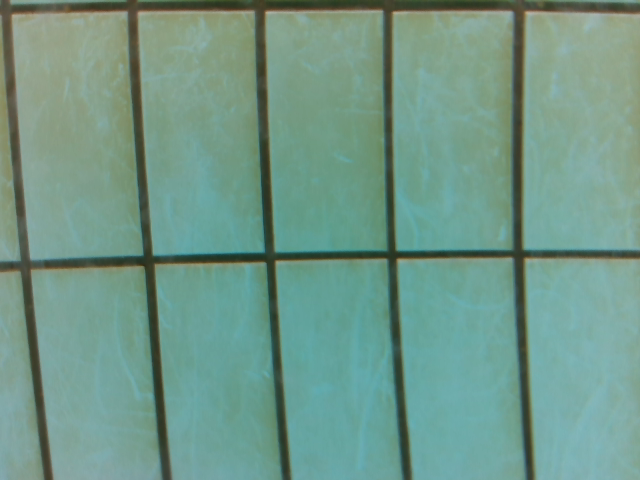
#> input picture Analysis/processed_data/Nov_21/3_reduced/1700535669_2209186.png, 640 x 480 px, found by its file name; its folder holds 4 pictures in this run
$ jupyter execute --allow-errors camera_analysis.ipynb
#> lines starting #> are read from the running program, lines starting #| are printed output that depends on the picture
[cell 1]
import cv2
import numpy as np
import os
import matplotlib.pyplot as plt

def find_translation(image1, image2):
    #image1 = cv2.cvtColor(image1, cv2.COLOR_BGR2GRAY)


    #image2 = cv2.cvtColor(image2, cv2.COLOR_BGR2GRAY)
    # Use cross-correlation to find the translation
    result = cv2.matchTemplate(image1, image2, cv2.TM_CCOEFF_NORMED)

    min_val,max_val,min_loc, max_loc = cv2.minMaxLoc(result)
    print("Minimum correlation value:", min_val)
    print("Maximum correlation value:", max_val)
    shift_x = max_loc[0]
    # [4 lines of commented-out code are left out]
    print((min_loc,max_loc))
    return shift_x

def stack_images_along_trajectory(image_folder, overlap_percent=0.4):
    # Load images from the specified folder
#> called with overlap_percent = 0.4
    image_files = sorted([f for f in os.listdir(image_folder) if f.endswith(('.png', '.jpg', '.jpeg'))])
    images = [cv2.imread(os.path.join(image_folder, file)) for file in image_files]
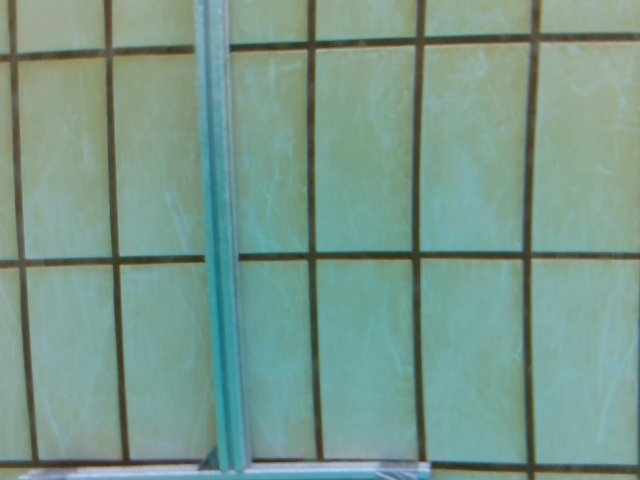
#> input picture Analysis/processed_data/Nov_21/3_reduced/1700535674_1885652.png, 640 x 480 px, found by its file name
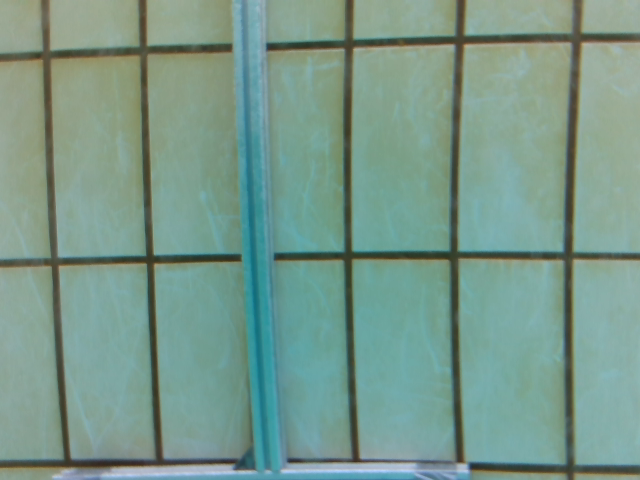
#> input picture Analysis/processed_data/Nov_21/3_reduced/1700535676_1618146.png, 640 x 480 px, found by its file name
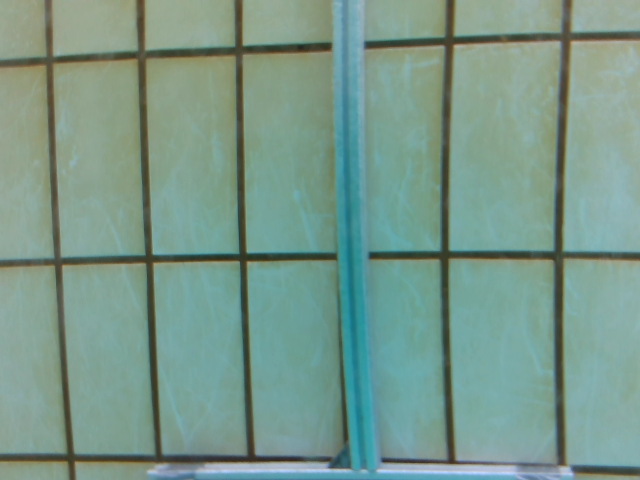
#> input picture Analysis/processed_data/Nov_21/3_reduced/1700535678_2522945.png, 640 x 480 px, found by its file name

    # Determine the overlap region size
    overlap_size = int(images[0].shape[1] * overlap_percent)
#> overlap_size = 256

    # Initialize the stitched image with the first image
    stitched_image = images[0]
#> stitched_image is the input picture: shape (480, 640, 3); mean B, G, R 137, 152, 112.8

    # Iterate over the remaining images
    for i in range(1, len(images)):
        # Extract overlapping regions

        overlap_region1 = stitched_image[:, -overlap_size:]
        print(overlap_region1.shape)
        overlap_region2 = images[i][:, :]
        print(overlap_region2.shape)
        plt.figure()
        plt.imshow(overlap_region2)

        # Find the translation (shift)
        shift_x = find_translation(overlap_region1, overlap_region2)


        # Shift the current image
        translation_matrix = np.float32([[1, 0, -shift_x], [0, 1, 0]])
        shifted_image = cv2.warpAffine(images[i], translation_matrix, (images[i].shape[1], images[i].shape[0]))
        #plt.imshow(shifted_image)
        # Stack the shifted image onto the stitched image
        stitched_image = np.hstack((stitched_image[:, :-overlap_size], shifted_image))
#> this loop made 3 passes
#> (min_val in find_translation, max_val in find_translation, min_loc in find_translation, max_loc in find_translation, shift_x, translation_matrix) on passes 1 to 3: (-0.0489, 0.382, (25, 0), (177, 0), 177, [[1, 0, -177], [0, 1, 0]]), (-0.176, 0.195, (281, 0), (61, 0), 61, [[1, 0, -61], [0, 1, 0]]), (-0.254, 0.177, (261, 0), (121, 0), 121, [[1, 0, -121], [0, 1, 0]])
#> (printed output is left out)
#> pass 1, in stack_images_along_trajectory, `overlap_region1 = stitched_image[:, -overlap_size:]`:
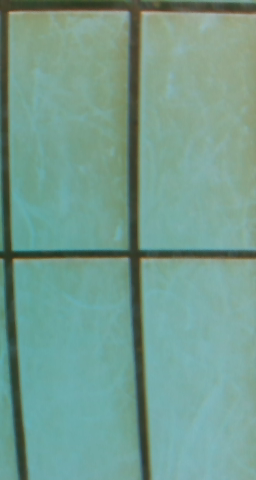
#> overlap_region1: shape (480, 256, 3); mean B, G, R 143, 156.4, 115.7
#> pass 1, in stack_images_along_trajectory, `shifted_image = cv2.warpAffine(images[i], translation_matrix, (images[..`:
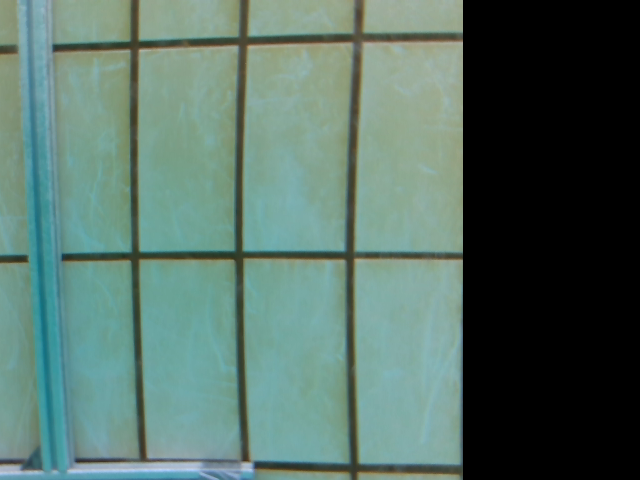
#> shifted_image: shape (480, 640, 3); mean of channels 0, 1, 2 102, 111, 84.8; drawn as B, G, R
#> pass 1, in stack_images_along_trajectory, `stitched_image = np.hstack((stitched_image[:, :-overlap_size], shifted..`:
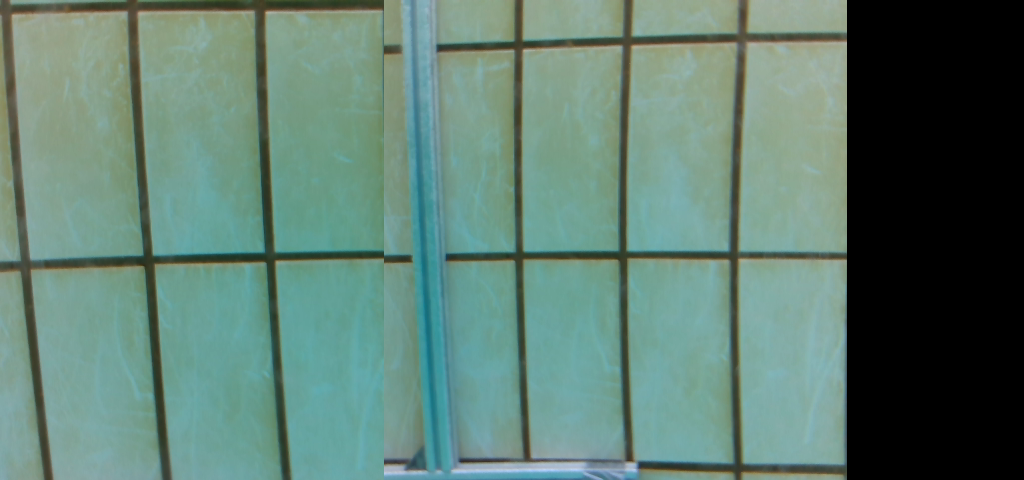
#> stitched_image: shape (480, 1024, 3); mean B, G, R 113.6, 125.2, 94.6
#> pass 2, in stack_images_along_trajectory, `overlap_region1 = stitched_image[:, -overlap_size:]`:
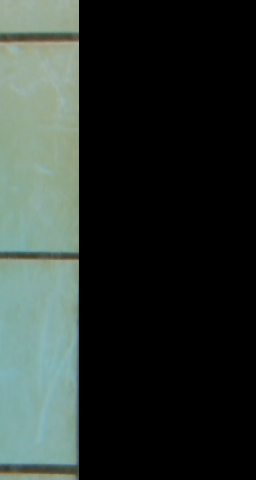
#> overlap_region1: shape (480, 256, 3); mean B, G, R 46.6, 50.9, 42.2
#> after the loop:
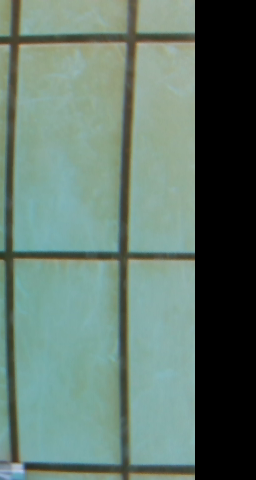
#> overlap_region1: shape (480, 256, 3); mean B, G, R 108.5, 119, 96.5
#> after the loop:
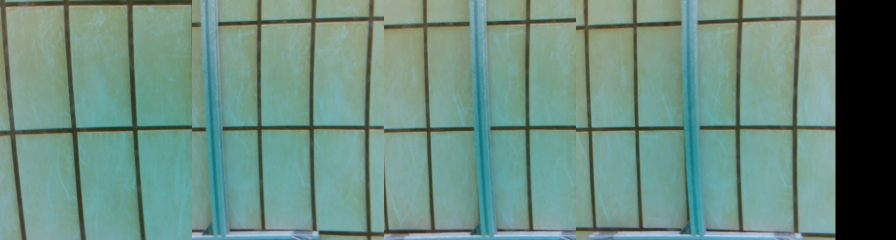
#> stitched_image: shape (480, 1792, 3) (shown at 1/2 size); mean B, G, R 128.8, 140.9, 107

    return stitched_image

[cell 2]
image_folder = '/home/uwr/Desktop/2023_UWR/Analysis/processed_data/Nov_21/3_reduced'
stitched_result = stack_images_along_trajectory(image_folder)

# Display the result

[cell 3]
cv2.imwrite("result.png",stitched_result)
#> Out = True
